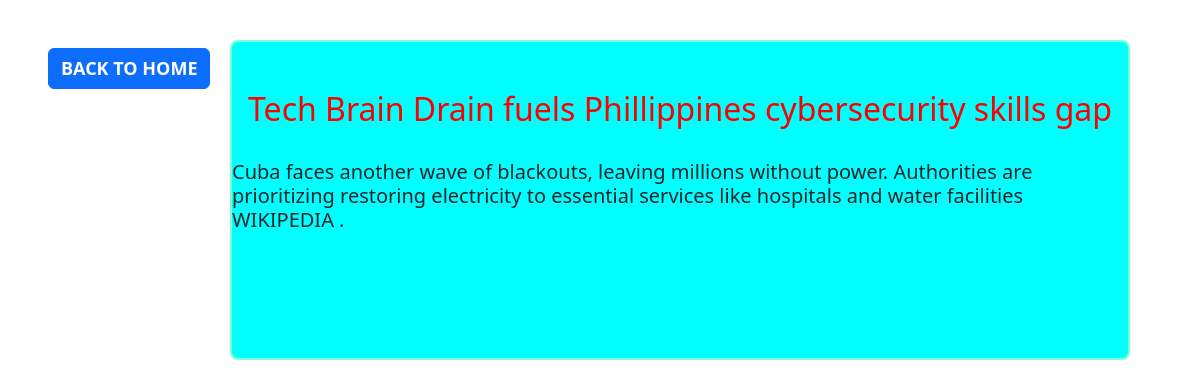
The page /name/one/4 on the database its author committed.
### articles/models.py (models this page shows)
class article(models.Model):
    h3=models.CharField(max_length=1000)
    p=models.CharField(max_length=1000)
    header=models.CharField(max_length=1000)
    content=models.CharField(max_length=1000)

### articles/views.py (the view)
# urls.py: path('one/<int:pk>',views.navigate,name='navigate'),
def navigate(request,pk):
    data2=article.objects.get(id=pk)
    context={
        'data2':data2
    }
    return render(request,'navigate.html',context)

### articles/templates/navigate.html (shortened to what this page needs)
<!DOCTYPE html>
<html lang="en">
<head>
    <link
      href="https://cdn.jsdelivr.net/npm/bootstrap@5.3.3/dist/css/bootstrap.min.css"
      rel="stylesheet"
    />
</head>
<body>
  <button class="btn btn-primary m-5"><a href="{% url 'index' %}" style="color: white;text-decoration:none;font-size:18px;font-weight:800">BACK TO HOME</a></button>
  <div id="container"> <br><br>
    <h2 style="color:red">{{data2.header}}</h2> <br>
    <h5 >{{data2.content}}</h5>
  </div>
</body>
</html>

### articles/templates/navigate.html (style rules this page uses)
#container { position: absolute; top:40px; width:75%; margin-left: 230px; height:40vh; background-color: aqua; border: 2px solid aquamarine; border-radius: 8px; display: flex; flex-direction: column; align-items: center; }

### rows shown on the page
article: header "Tech Brain Drain fuels Phillippines cybersecurity skills gap", content "Cuba faces another wave of blackouts, leaving millions without power. Authorities are prioritizing restoring electricity to essential services like hospitals and water facilities​ WIKIPEDIA ."
